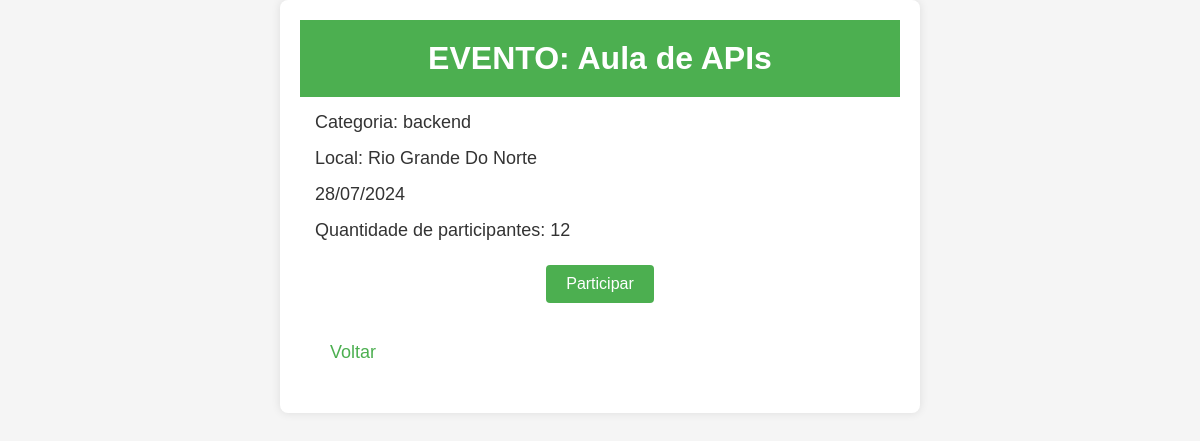
/eventos/1/, run on the app's committed database.
### agenda/models.py (models this page shows, shortened)
class Evento(models.Model):
    nome = models.CharField(max_length=255)
    categoria = models.ForeignKey(Categoria, on_delete=models.SET_NULL, null=True)
    data = models.DateField(null=True)
    local = models.CharField(max_length=255, blank=True)
    link = models.CharField(max_length=255, blank=True)
    participantes = models.IntegerField(default=0)

class Categoria(models.Model):
        nome = models.CharField(max_length=255, unique=True)

### agenda/views.py (the view)
# urls.py: path("eventos/<int:id>/", exibir_eventos, name="exibir_evento"),
def exibir_eventos(request, id):
    evento = get_object_or_404(Evento, id=id)
    return render(
        request=request,
        template_name="agenda/exibir_evento.html",
        context={'evento': evento})

### agenda/templates/agenda/exibir_evento.html (shortened to what this page needs)
<html>
    <head>
    </head>
    <body>
        <div class="content">
            <h1>EVENTO: {{evento.nome}}</h1>
            <p>Categoria: {{evento.categoria.nome}}</p>
            {% if evento.local%} <p>Local: {{evento.local}}</p> {% endif %}
            <p>{% if evento.data %}{{ evento.data | date:"d/m/Y" }}{% else %}A definir{% endif %}</p>
            <p>Quantidade de participantes: {{evento.participantes}}</p>
            <form action="{% url "participar_evento" %}" method="post">
                <input type="submit" value="Participar"/>
            </form>
            <p><a href="{% url "listar_eventos" %}">Voltar</a></p>
        </div>
    </body>
</html>

### agenda/templates/agenda/exibir_evento.html (style rules this page uses)
body { font-family: Arial, sans-serif; margin: 0; padding: 0; background-color: #f5f5f5; color: #333; }
h1 { background-color: #4CAF50; color: white; padding: 20px; text-align: center; margin: 0; }
p { font-size: 18px; margin: 15px; }
form { text-align: center; margin: 20px 0; }
input[type="submit"] { background-color: #4CAF50; color: white; border: none; padding: 10px 20px; text-align: center; text-decoration: none; display: inline-block; font-size: 16px; margin: 4px 2px; cursor: pointer; border-radius: 4px; }
a { color: #4CAF50; text-decoration: none; display: inline-block; margin: 15px; }
.content { max-width: 600px; margin: auto; background: white; padding: 20px; box-shadow: 0 0 10px rgba(0, 0, 0, 0.1); border-radius: 8px; }

### data on the page
Evento: nome "Aula de APIs", categoria.nome "backend", local "Rio Grande Do Norte", data "28/07/2024", participantes "12"
